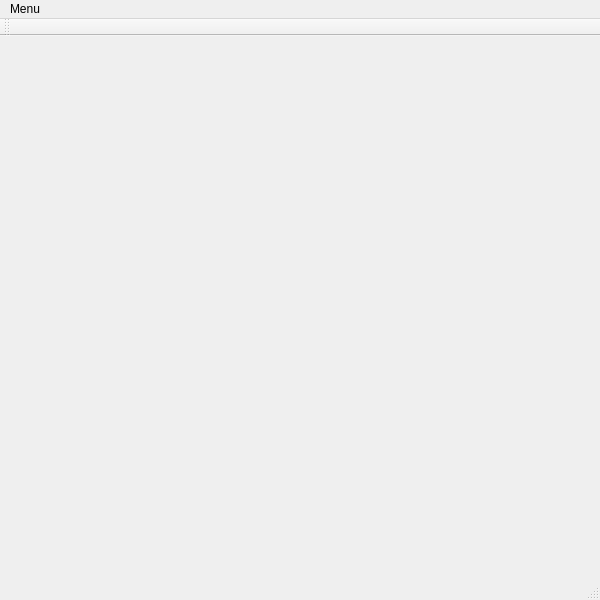
<?xml version="1.0" encoding="UTF-8"?>
<ui version="4.0">
 <class>SnakeWindow</class>
 <widget class="QMainWindow" name="SnakeWindow">
  <property name="geometry">
   <rect>
    <x>0</x>
    <y>0</y>
    <width>600</width>
    <height>600</height>
   </rect>
  </property>
  <property name="windowTitle">
   <string/>
  </property>
  <widget class="QWidget" name="centralwidget"/>
  <widget class="QStatusBar" name="statusbar"/>
  <widget class="QMenuBar" name="menuBar">
   <property name="geometry">
    <rect>
     <x>0</x>
     <y>0</y>
     <width>600</width>
     <height>26</height>
    </rect>
   </property>
   <widget class="QMenu" name="menuMenu">
    <property name="title">
     <string>Menu</string>
    </property>
    <addaction name="separator"/>
    <addaction name="actionOpcje"/>
    <addaction name="separator"/>
   </widget>
   <addaction name="menuMenu"/>
  </widget>
  <widget class="QToolBar" name="toolBar">
   <property name="windowTitle">
    <string>toolBar</string>
   </property>
   <attribute name="toolBarArea">
    <enum>TopToolBarArea</enum>
   </attribute>
   <attribute name="toolBarBreak">
    <bool>false</bool>
   </attribute>
  </widget>
  <action name="actionOpcje">
   <property name="text">
    <string>Opcje</string>
   </property>
  </action>
  <action name="actionAutor">
   <property name="text">
    <string>Autor</string>
   </property>
  </action>
 </widget>
 <resources/>
 <connections/>
</ui>
